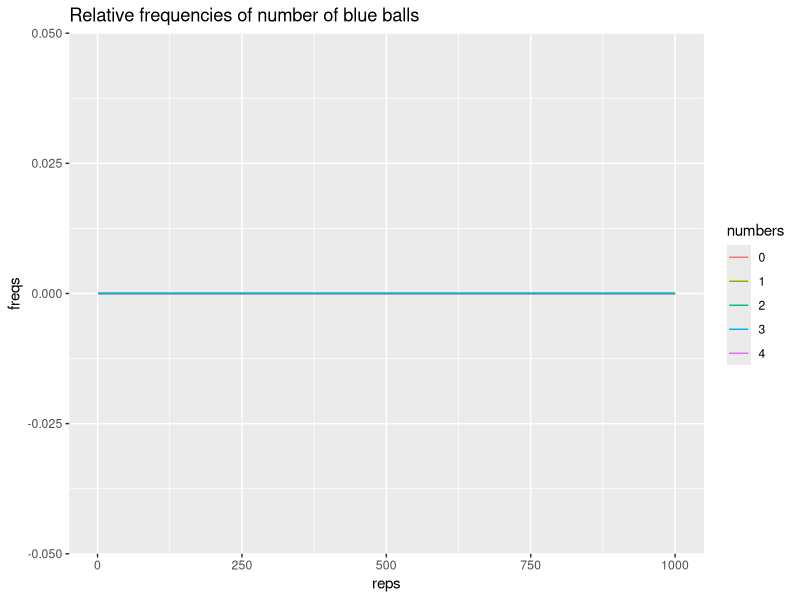

Here is the R script that generated this plot:
## ---- chunk 1
knitr::opts_chunk$set(echo = TRUE)
## ---- chunk 2

library(ggplot2)


# bags
bag1 <- c('white', 'white', 'red')
bag2 <- c(rep('white', 3), 'red')

bags <- c('bag1', 'bag2')
repetitions = 1000

drawn_balls1 <- character(repetitions)

set.seed(345)
for (i in 1:repetitions) {
  # select one bag
  chosen_bag <- sample(bags, 1)
  
  # draw a ball from chosen bag
  if (chosen_bag == 'bag1') {
    drawn_balls1[i] <- sample(bag1, 1)
  } else {
    drawn_balls1[i] <- sample(bag2, 1)
  }
}

table(drawn_balls1) / repetitions

# your turn
box1 <- c("blue", "blue", "red")
box2 <- c("blue", "blue", "red", "red", "red", "white")

repetitions <- 1000
drawn_balls <- matrix(character(repetitions*4), nrow = 1000)

for (i in 1:1000) {
  x = runif(1)
  if (x > 0.5) {
    drawn_balls[i,] <- sample(box1, 4, replace = TRUE)
  } else {
    drawn_balls[i,] <- sample(box2, 4)
  }
}

blue_count <- character(repetitions)



# proportion of samples containing: 0, 1, 2, 3, or 4 blue balls.
prop.table(table(blue_count))

# plot showing the relative frequencies of number of blue balls 
blue_count_2 <- data.frame("reps" = rep(0, 1000), "0" = rep(0, 1000), "1" = rep(0, 1000), "2" = rep(0, 1000), "3" = rep(0, 1000), "4" = rep(0, 1000))

for (i in 1:repetitions) {
  blue_count_2[i,1] = i
  for (j in 0:4) {
    j_str = toString(j)
    if (is.element(j_str, names(prop.table(table(blue_count[1:i]))))) {
      blue_count_2[i,j+2] = prop.table(table(blue_count[1:i]))[[j_str]]
    } 
  }
}

ggplot(data = blue_count_2, aes(x = reps)) + 
  geom_line(aes(y = X0, color = "red")) + 
  geom_line(aes(y = X1, color = "army green")) + 
  geom_line(aes(y = X2, color = "green")) + 
  geom_line(aes(y = X3, color = "blue")) + 
  geom_line(aes(y = X4, color = "purple")) +
  scale_color_discrete(name = "numbers", labels = c("0", "1", "2", "3", "4", "5")) +
  ylab("freqs") + ggtitle("Relative frequencies of number of blue balls")

